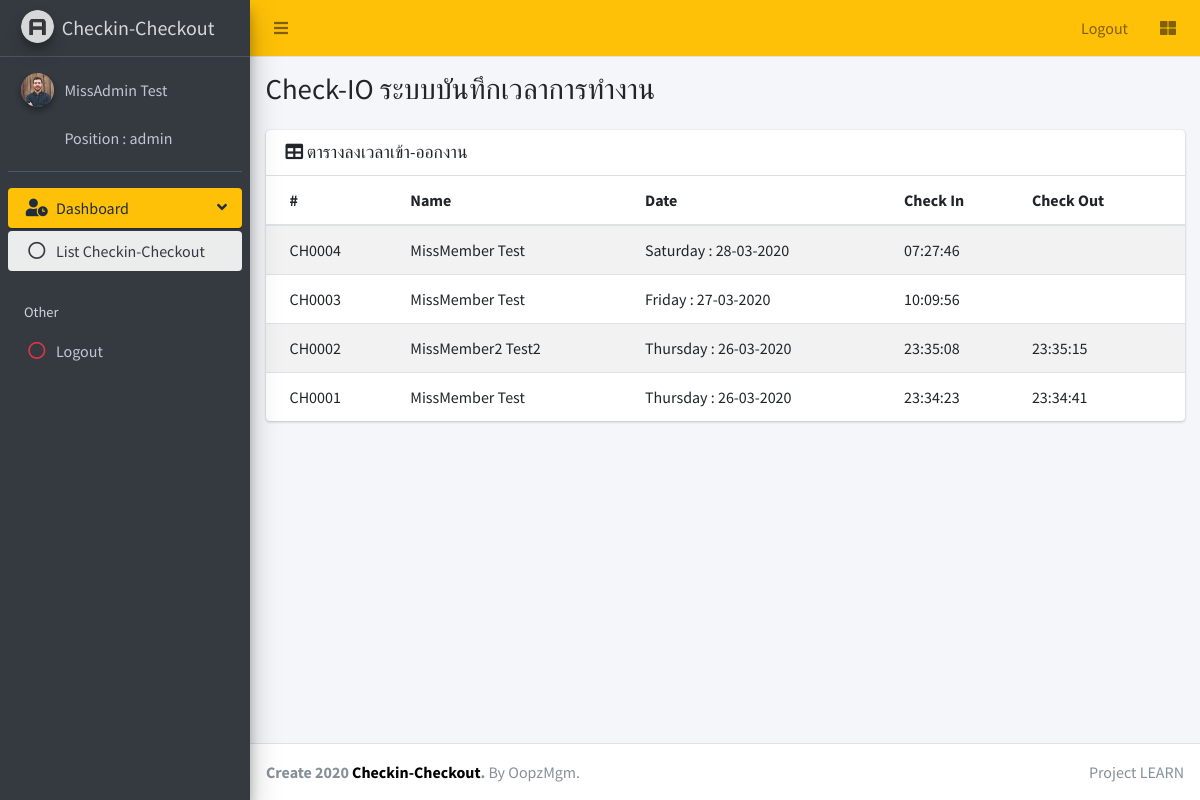
Page /admin.php (signed in) on the committed database.
### tables this page shows
CREATE TABLE `tbl_member` (
  `m_id` int(3) UNSIGNED ZEROFILL NOT NULL,
  `m_username` varchar(50) NOT NULL,
  `m_password` varchar(50) NOT NULL,
  `m_title` varchar(50) NOT NULL,
  `m_firstname` varchar(100) NOT NULL,
  `m_lastname` varchar(100) NOT NULL,
  `m_position` varchar(100) NOT NULL,
  `m_img` varchar(100) NOT NULL,
  `m_phone` varchar(20) NOT NULL,
  `m_email` varchar(50) NOT NULL,
  `m_level` varchar(10) NOT NULL,
  `m_datesave` timestamp NOT NULL DEFAULT current_timestamp() ON UPDATE current_timestamp()
);

CREATE TABLE `tbl_check_io` (
  `check_id` int(4) UNSIGNED ZEROFILL NOT NULL,
  `m_id` int(3) UNSIGNED ZEROFILL NOT NULL,
  `checkdate` date NOT NULL,
  `checkin` time NOT NULL,
  `checkout` time DEFAULT NULL
);

### admin.php (the view, shortened to what this page needs)
<?php
include('condb.php');
$m_id = $_SESSION['m_id'];
$queryemp = "SELECT * FROM tbl_member WHERE m_id=$m_id";
$resultm = mysqli_query($condb, $queryemp) or die ("Error in query: $queryemp " . mysqli_error());
$rowm = mysqli_fetch_array($resultm);
?>
<!DOCTYPE html>
<html>
<head>
    <link rel="stylesheet" href="plugins/fontawesome-free/css/all.min.css">
    <link rel="stylesheet" href="https://code.ionicframework.com/ionicons/2.0.1/css/ionicons.min.css">
    <link rel="stylesheet" href="dist/css/adminlte.min.css">
</head>
<body class="hold-transition sidebar-mini layout-boxed">
    <div class="wrapper">
        <nav class="main-header navbar navbar-expand navbar-warning navbar-light">
            <ul class="navbar-nav">
                <li class="nav-item">
                    <a class="nav-link" data-widget="pushmenu" href="#"><i class="fas fa-bars"></i></a>
                </li>
            </ul>
            <ul class="navbar-nav ml-auto">
                <li class="nav-item d-none d-sm-inline-block">
                    <a href="logout.php" class="nav-link">Logout</a>
                </li>
                <li class="nav-item">
                    <a class="nav-link" data-widget="control-sidebar" data-slide="true" href="#">
                        <i class="fas fa-th-large"></i>
                    </a>
                </li>
            </ul>
        </nav>
        <aside class="main-sidebar sidebar-dark-warning elevation-4">
            <a href="index3.html" class="brand-link">
                <img src="dist/img/AdminLTELogo.png" alt="AdminLTE Logo" class="brand-image img-circle elevation-3"
                    style="opacity: .8">
                <span class="brand-text font-weight-light"><b>Checkin-Checkout</b></span>
            </a>
            <div class="sidebar">
                <div class="user-panel mt-3 pb-3 mb-3 d-flex">
                    <div class="image">
                        <img src="m_img/<?php echo $rowm['m_img'];?>" class="img-circle elevation-2" alt="User Image">
                    </div>
                    <div class="info">
                        <a href="#" class="d-block">
                            <?php echo $rowm['m_title'].$rowm['m_firstname']. ' '.$rowm['m_lastname'];?></a>
                        <br>
                        <a href="#" class="d-block"> Position : <?php echo $rowm['m_position'];?></a>
                    </div>
                </div>
                <nav class="mt-2">
                    <ul class="nav nav-pills nav-sidebar flex-column" data-widget="treeview" role="menu"
                        data-accordion="false">
                        <li class="nav-item has-treeview menu-open">
                            <a href="#" class="nav-link active">
                                <i class="nav-icon fas fa-user-clock"></i>
                                <p>
                                    Dashboard
                                    <i class="right fas fa-angle-left"></i>
                                </p>
                            </a>
                            <ul class="nav nav-treeview">
                                <li class="nav-item">
                                    <a href="index.html" class="nav-link active">
                                        <i class="far fa-circle nav-icon"></i>
                                        <p>List Checkin-Checkout</p>
                                    </a>
                                </li>
                            </ul>
                        </li>
                        <li class="nav-header">Other</li>
                        <li class="nav-item">
                            <a href="logout.php" class="nav-link">
                                <i class="nav-icon far fa-circle text-danger"></i>
                                <p>Logout</p>
                            </a>
                        </li>
                    </ul>
                </nav>
            </div>
        </aside>
        <div class="content-wrapper">
            <section class="content-header">
                <div class="container-fluid">
                    <div class="row mb-2">
                        <div class="col-sm-6">
                            <h1>Check-IO ระบบบันทึกเวลาการทำงาน</h1>
                        </div>
                    </div>
                </div>
            </section>
            <section class="content">
                <div class="container-fluid">
                    <div class="row">
                        <div class="col-12">
                            <?php
                              $querylist = "SELECT * FROM tbl_check_io as ch_io
                              INNER JOIN tbl_member as m ON m.m_id = ch_io.m_id
                              WHERE ch_io.check_id  ORDER BY check_id DESC";
                              $resultlist = mysqli_query($condb, $querylist)  or die("Error:" . mysqli_error($querylist));
                              echo "
                              <div class='card'>
                              <div class='card-header'>
                                <h3 class='card-title'><i class='fas fa-table'></i> ตารางลงเวลาเข้า-ออกงาน</h3>
                              </div>
                              <div class='card-body p-0'>
                              <table class='table table-striped'>
                              <thead>
                                <tr>
                                  <th>#</th>
                                  <th>Name</th>
                                  <th>Date</th>
                                  <th>Check In</th>
                                  <th>Check Out</th>
                                </tr>
                                </thead>
                                ";
                                foreach ($resultlist as $value) {
                                echo "<tr>";
                                  echo "<td>".'CH'.$value["check_id"] ."</td>";
                                  echo "<td>" .$value["m_title"] .''.$value["m_firstname"] .' '.$value["m_lastname"] ."</td> ";
                                  echo "<td>" .date('l : d-m-Y', strtotime($value["checkdate"])).  "</td> ";
                                  echo "<td>" .$value["checkin"] .  "</td> ";
                                  echo "<td>" .$value["checkout"] .  "</td> ";
                                echo "</tr>";
                                }
                              echo '</table>';
                            ?>
                        </div>
                    </div>
                </div>
              </div>
            </section>
        </div>
    <footer class="main-footer">
        <div class="float-right d-none d-sm-inline">
            Project LEARN
        </div>
        <strong>Create 2020 <a href="#" style="color:black">Checkin-Checkout</a>.</strong> By OopzMgm.
    </footer>
    </div>
</body>
</html>

### rows in the picture
tbl_member: m_img (picture), m_title "Miss", m_firstname "Admin", m_lastname "Test", m_position "admin"
tbl_check_io: check_id "0004", m.m_title "Miss", m.m_firstname "Member", m.m_lastname "Test", checkdate "Saturday : 28-03-2020", checkin "07:27:46"
tbl_check_io: check_id "0003", m.m_title "Miss", m.m_firstname "Member", m.m_lastname "Test", checkdate "Friday : 27-03-2020", checkin "10:09:56"
tbl_check_io: check_id "0002", m.m_title "Miss", m.m_firstname "Member2", m.m_lastname "Test2", checkdate "Thursday : 26-03-2020", checkin "23:35:08", checkout "23:35:15"
tbl_check_io: check_id "0001", m.m_title "Miss", m.m_firstname "Member", m.m_lastname "Test", checkdate "Thursday : 26-03-2020", checkin "23:34:23", checkout "23:34:41"
